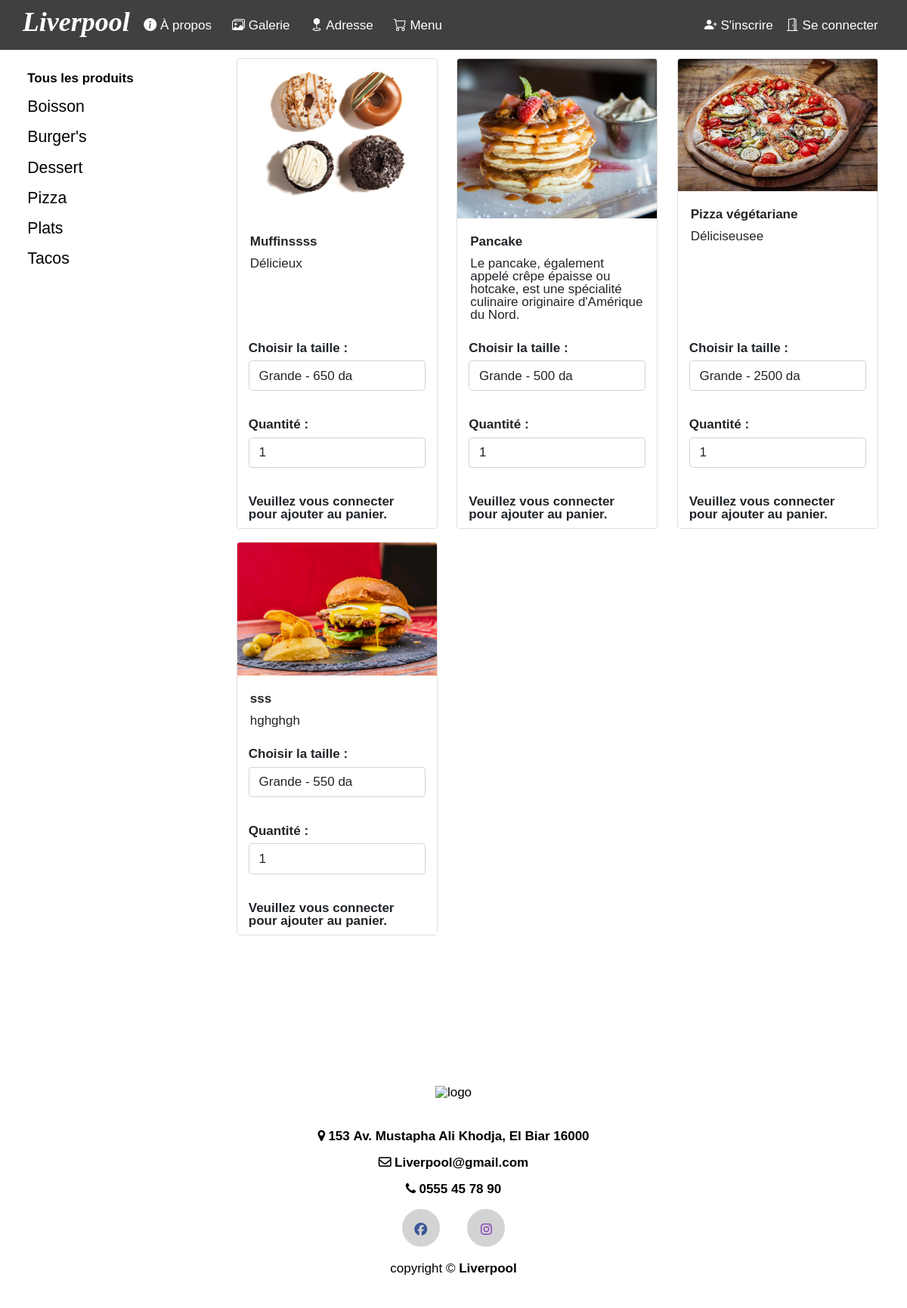
Page /liste_produit.php on the committed database.
### tables this page shows
CREATE TABLE IF NOT EXISTS `produits_tailles` (
  `id_produit` int(11) NOT NULL,
  `id_taille` int(11) NOT NULL,
  `prix_taille` float NOT NULL,
  `quantite` int(11) DEFAULT NULL,
  PRIMARY KEY (`id_produit`,`id_taille`),
  KEY `id_taille` (`id_taille`)
);

CREATE TABLE IF NOT EXISTS `produits` (
  `id_produit` int(11) NOT NULL AUTO_INCREMENT,
  `nom_produit` varchar(255) NOT NULL,
  `description` text,
  `image` varchar(255) NOT NULL,
  `id_categorie` int(11) NOT NULL,
  `disponibilite` varchar(25) NOT NULL,
  `statut` varchar(255) NOT NULL,
  PRIMARY KEY (`id_produit`),
  KEY `fk_produits_categories` (`id_categorie`)
);

### liste_produit.php (the view, shortened to what this page needs)
<?php require "header.php"; ?>
<br>
<body>
<div class="container my-5">
<?php
require "includes/dbh.inc.php";
$sql = "SELECT * FROM categories ORDER BY nom_categorie";
$result = $conn->query($sql);
$categories = array();
if ($result->num_rows > 0) {
    while($row = $result->fetch_assoc()) {
        $idCategorie = $row["id_categorie"];
        $nomCategorie = $row["nom_categorie"];
        $categories[$idCategorie] = $nomCategorie;
    }
}
?>
<div class="row">
    <div class="col-md-3">
        <ul class="list-group bg-white text-black rounded p-2">
            <li class="list-group-item <?php if(!isset($_GET["categorie"]) || $_GET["categorie"]=="null") ; ?>">
                <a href="?categorie=null" class="text-black font-weight-bold  text-decoration-none">Tous les produits</a>
            </li>
            <?php foreach ($categories as $idCategorie => $nomCategorie) { ?>
                <li class="list-group-item <?php if(isset($_GET["categorie"]) && $_GET["categorie"]==$idCategorie) echo 'active'; ?>">
                    <a href="?categorie=<?= $idCategorie ?>" class="text-black fs-5 text-decoration-none"><?= $nomCategorie ?></a>
                </li>
            <?php } ?>
        </ul>
    </div>
    <div class="col-md-9">
        <div id="produits-container" class="row">
            <?php
            $sql = "SELECT produits.id_produit, produits.nom_produit, produits.description, produits.image,
            produits.id_categorie, produits.disponibilite, tailles.id_taille, tailles.nom_taille, produits_tailles.prix_taille, produits_tailles.quantite
            FROM produits
            INNER JOIN produits_tailles ON produits.id_produit = produits_tailles.id_produit
            INNER JOIN tailles ON produits_tailles.id_taille = tailles.id_taille
            WHERE produits.statut = 'actif'";
            $sql .= " ORDER BY produits.nom_produit";
            $result = $conn->query($sql);
            $produits = array();
            if ($result->num_rows > 0) {
                while($row = $result->fetch_assoc()) {
                    $idProduit = $row["id_produit"];
                    $nomProduit = $row["nom_produit"];
                    $descriptionProduit = $row["description"];
                    $imageProduit = $row["image"];
                    $idCategorieProduit = $row["id_categorie"];
                    $disponibiliteProduit = $row["disponibilite"];
                    $idTaille = $row["id_taille"];
                    $nomTaille = $row["nom_taille"];
                    $prixTaille = $row["prix_taille"];
                    $quantite = $row["quantite"];
                    if (!isset($produits[$idProduit])) {
                        $produits[$idProduit] = array(
                            "id_produit" => $idProduit,
                            "nom_produit" => $nomProduit,
                            "description" => $descriptionProduit,
                            "image" => $imageProduit,
                            "id_categorie" => $idCategorieProduit,
                            "disponibilite" => $disponibiliteProduit,
                            "tailles" => array()
                        );
                    }
                    $produits[$idProduit]["tailles"][$idTaille] = array(
                        "id_taille" => $idTaille,
                        "nom_taille" => $nomTaille,
                        "prix_taille" => $prixTaille,
                        "quantite" => $quantite
                    );
                }
            }
            ?>
            <div class="row">
                <?php foreach ($produits as $produit) { ?>
                    <div class="col-md-4 mb-3">
                        <div class="card h-100">
                            <img src="<?= "img/" . $produit["image"] ?>" class="card-img-top" alt="<?= $produit["nom_produit"] ?>">
                            <div class="card-body">
                                <h5 class="card-title" name="nom_produit"><b><?= $produit["nom_produit"] ?></b></h5>
                                <p class="card-text"><?= $produit["description"] ?></p>
                            </div>
                            <form action="panier.php" method="post">
                                <ul class="list-group list-group-flush">
                                    <li class="list-group-item">
                                        <div class="form-group">
                                            <label for="taille"><b>Choisir la taille :</b></label>
                                            <select class="form-control" id="taille" name="taille">
                                                <?php foreach ($produit["tailles"] as $taille) { ?>
                                                    <option value="<?= $taille["id_taille"] ?>"><?= $taille["nom_taille"] ?> - <?= $taille["prix_taille"] ?> da</option>
                                                <?php } ?>
                                            </select>
                                        </div>
                                    </li>
                                    <li class="list-group-item">
                                        <div class="form-group">
                                            <label for="quantite"><b>Quantité :</b></label>
                                            <input type="number" class="form-control" id="quantite" name="quantite" min="1" max="10" value="1">
                                        </div>
                                    </li>
                                    <li class="list-group-item">
                                        <?php if (isset($_SESSION["user_id"])) { ?>
                                            <?php if ($produit["disponibilite"] == "1") { ?>
                                                <button type="submit" name="ajout_panier" class="btn text-white  bi bi-plus-square" style="background-color: #21BA45; color: white;"> Ajouter au panier</button>
                                            <?php } else { ?>
                                                <button type="button" class="btn text-white bg-danger bi bi-exclamation-circle-fill" disabled> non-disponible</button>
                                            <?php } ?>
                                        <?php } else { ?>
                                            <span><b>Veuillez vous connecter pour ajouter au panier.</b></span>
                                        <?php } ?>
                                    </li>
                                </ul>
                            </form>
                        </div>
                    </div>
                <?php } ?>
            </div>
        </div>
    </div>
</div>
<?php require "footer.php"; ?>

### css/c.css (style rules this page uses)
* { margin: 0; padding: 0; font-family: 'Century Gothic', sans-serif; font-size: 17px; font-weight: normal; line-height: 1; }
body { overflow-y: scroll; overflow-x: hidden; }
.row { margin: 15px; }

### header.php (style rules this page uses)
.container { background: #fff; }
@media (min-width: 1130px) { .container { max-width: 1330px; } }

### liste_produit.php (style rules this page uses)
.list-group-item { border: none; padding: 10px 15px; transition: all 0.2s ease-in-out; }
.list-group-item a { color: inherit; }

### rows in the picture
produits_tailles: id_produit.image (picture), id_produit.nom_produit "sss", id_produit.description "hghghgh"

### other values in the picture
$nomCategorie "Boisson"
$nomCategorie "Burger's"
$nomCategorie "Dessert"
$nomCategorie "Pizza"
$nomCategorie "Plats"
$nomCategorie "Tacos"
$produit["nom_produit"] "Muffinssss"
$produit["description"] "Délicieux"
$produit["nom_produit"] "Pancake"
$produit["description"] "Le pancake, également appelé crêpe épaisse ou hotcake, est une spécialité culinaire originaire d'Amérique du Nord."
$produit["nom_produit"] "Pizza végétariane"
$produit["description"] "Déliciseusee"
form field taille "Grande - 650 da"
form field taille "Grande - 500 da"
form field taille "Grande - 2500 da"
